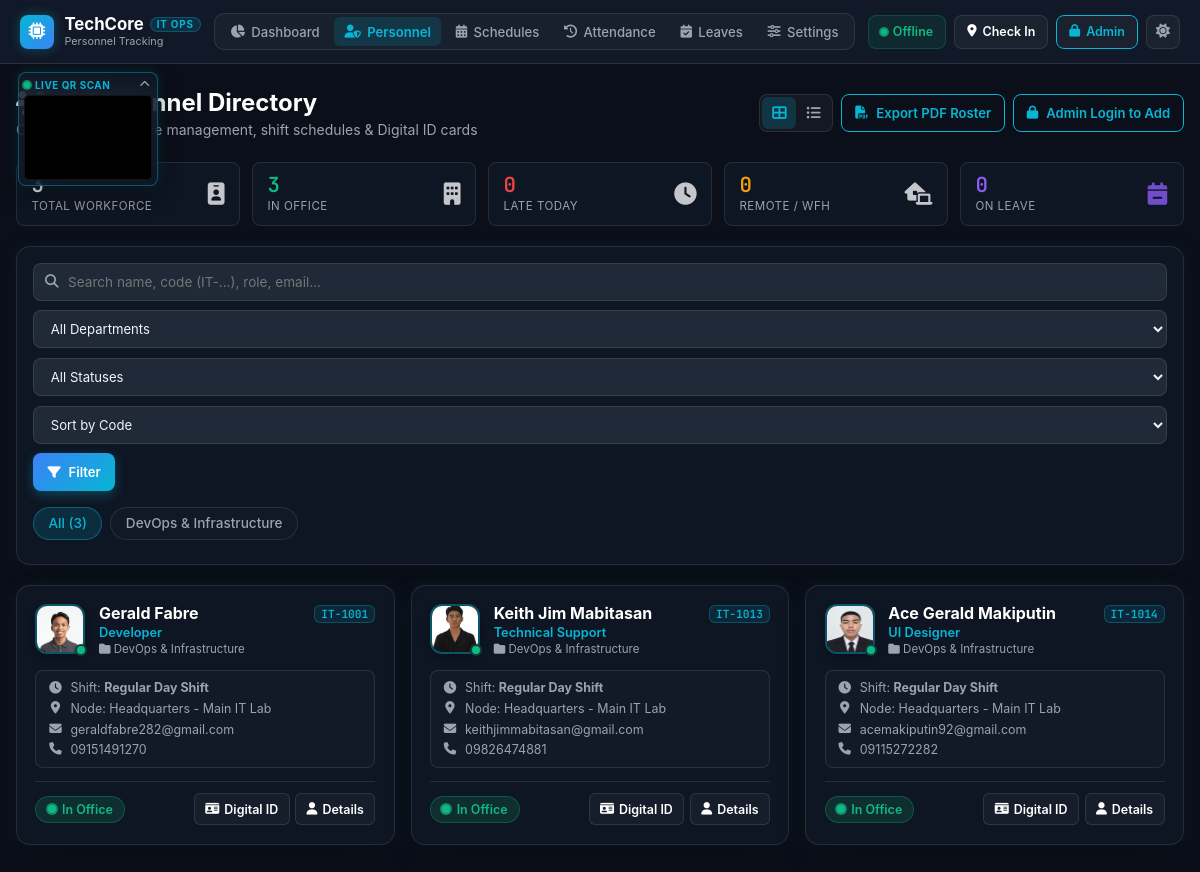
Page /personnel on the committed database.
### tables this page shows
CREATE TABLE employees (
        id INTEGER PRIMARY KEY AUTOINCREMENT,
        emp_code TEXT UNIQUE NOT NULL,
        full_name TEXT NOT NULL,
        email TEXT NOT NULL,
        phone TEXT NOT NULL,
        department TEXT NOT NULL,
        role TEXT NOT NULL,
        status TEXT DEFAULT 'In Office',
        location_name TEXT DEFAULT 'Headquarters - Main IT Lab',
        latitude REAL DEFAULT 37.7749,
        longitude REAL DEFAULT -122.4194,
        avatar_url TEXT,
        join_date TEXT,
        last_checkin TEXT,
        bio TEXT,
        biometric_enrolled INTEGER DEFAULT 1
    , schedule_id INTEGER DEFAULT 1);

CREATE TABLE schedules (
        id INTEGER PRIMARY KEY AUTOINCREMENT,
        name TEXT NOT NULL,
        start_time TEXT NOT NULL,
        end_time TEXT NOT NULL,
        work_days TEXT DEFAULT 'Mon-Fri',
        description TEXT
    );

### app.py (the view)
@app.route('/personnel')
def personnel():
    dept_filter = request.args.get('department', '').strip()
    status_filter = request.args.get('status', '').strip()
    search_query = request.args.get('search', '').strip()
    sort_by = request.args.get('sort', 'code_asc').strip()
    query = '''
        SELECT e.*, s.name as schedule_name
        FROM employees e
        LEFT JOIN schedules s ON e.schedule_id = s.id
        WHERE 1=1
    '''
    params = []
    if dept_filter:
        query += " AND e.department = ?"
        params.append(dept_filter)
    if status_filter:
        query += " AND e.status = ?"
        params.append(status_filter)
    if search_query:
        query += " AND (e.full_name LIKE ? OR e.emp_code LIKE ? OR e.role LIKE ? OR e.email LIKE ? OR e.location_name LIKE ?)"
        term = f"%{search_query}%"
        params.extend([term, term, term, term, term])
    if sort_by == 'name_asc':
        query += " ORDER BY e.full_name COLLATE NOCASE ASC"
    elif sort_by == 'name_desc':
        query += " ORDER BY e.full_name COLLATE NOCASE DESC"
    elif sort_by == 'dept_asc':
        query += " ORDER BY e.department COLLATE NOCASE ASC, e.full_name COLLATE NOCASE ASC"
    elif sort_by == 'status':
        query += " ORDER BY e.status ASC, e.full_name COLLATE NOCASE ASC"
    else:  # default code_asc
        query += " ORDER BY CAST(SUBSTR(e.emp_code, 4) AS INTEGER) ASC, e.id ASC"
    employees = db.query_db(query, params)
    total_count = db.query_db("SELECT COUNT(*) as count FROM employees", one=True)['count']
    in_office_count = db.query_db("SELECT COUNT(*) as count FROM employees WHERE status IN ('In Office', 'In Office (Late)')", one=True)['count']
    late_count = db.query_db("SELECT COUNT(*) as count FROM employees WHERE status = 'In Office (Late)'", one=True)['count']
    remote_count = db.query_db("SELECT COUNT(*) as count FROM employees WHERE status = 'Remote'", one=True)['count']
    meeting_count = db.query_db("SELECT COUNT(*) as count FROM employees WHERE status = 'In Meeting'", one=True)['count']
    leave_count = db.query_db("SELECT COUNT(*) as count FROM employees WHERE status = 'On Leave'", one=True)['count']
    departments = db.query_db("SELECT DISTINCT department FROM employees ORDER BY department")
    schedules = db.query_db("SELECT id, name, start_time, end_time FROM schedules ORDER BY id ASC")
    statuses = ['In Office', 'In Office (Late)', 'Remote', 'In Meeting', 'On Leave', 'Out of Office']
    return render_template('personnel.html',
                           employees=employees,
                           departments=departments,
                           statuses=statuses,
                           schedules=schedules,
                           selected_dept=dept_filter,
                           selected_status=status_filter,
                           search_query=search_query,
                           sort_by=sort_by,
                           total_count=total_count,
                           in_office_count=in_office_count,
                           late_count=late_count,
                           remote_count=remote_count,
                           meeting_count=meeting_count,
                           leave_count=leave_count,
                           active_page='personnel')

### app.py (called while the page is built)
@app.context_processor
def inject_admin_status():
    return {
        'is_admin': session.get('is_admin', False),
        'admin_name': session.get('admin_name', 'Guest'),
        'admin_role': session.get('admin_role', 'Viewer')
    }

### database.py (called while the page is built)
def get_db():
    conn = sqlite3.connect(DB_PATH)
    conn.row_factory = sqlite3.Row
    return conn

def query_db(query, args=(), one=False):
    conn = get_db()
    cursor = conn.cursor()
    cursor.execute(query, args)
    rv = cursor.fetchall()
    conn.commit()
    conn.close()
    return (rv[0] if rv else None) if one else rv

### templates/personnel.html (shortened to what this page needs)
{% extends "base.html" %}
{% block content %}
<div class="page-header">
    <div>
        <h1 class="page-title">
             IT Personnel Directory
        </h1>
        <p class="page-subtitle">Centralized workforce management, shift schedules & Digital ID cards</p>
    </div>
    <div style="display: flex; gap: 0.5rem; flex-wrap: wrap; align-items: center;">
        <div class="view-mode-toggle" title="Switch Display Layout">
            <button type="button" id="viewGridBtn" class="view-btn active" onclick="setPersonnelView('grid')" title="Card Grid View">
                <i class="fa-solid fa-table-cells-large"></i>
            </button>
            <button type="button" id="viewTableBtn" class="view-btn" onclick="setPersonnelView('table')" title="List Roster View">
                <i class="fa-solid fa-list-ul"></i>
            </button>
        </div>
        <a href="{{ url_for('export_personnel_pdf') }}" class="btn-outline-tech" style="height: 38px; min-height: 38px; padding: 0.4rem 0.8rem; font-size: 0.82rem;">
            <i class="fa-solid fa-file-pdf text-danger me-1"></i> Export PDF Roster
        </a>
        {% if is_admin %}
            <button class="btn-tech" onclick="openModal('addEmployeeModal')" style="height: 38px; min-height: 38px; padding: 0.4rem 0.9rem; font-size: 0.82rem;">
                <i class="fa-solid fa-user-plus me-1"></i> Add New Personnel
            </button>
        {% else %}
            <a href="{{ url_for('login') }}" class="btn-outline-tech" style="height: 38px; min-height: 38px; padding: 0.4rem 0.8rem; font-size: 0.82rem;">
                <i class="fa-solid fa-lock me-1"></i> Admin Login to Add
            </a>
        {% endif %}
    </div>
</div>
<div class="personnel-stats-row">
    <div class="personnel-stat-card">
        <div>
            <div class="personnel-stat-num">{{ total_count }}</div>
            <div class="personnel-stat-label">Total Workforce</div>
        </div>
        <i class="fa-solid fa-id-badge text-info" style="font-size: 1.4rem; opacity: 0.8;"></i>
    </div>
    <div class="personnel-stat-card">
        <div>
            <div class="personnel-stat-num" style="color: #10b981;">{{ in_office_count }}</div>
            <div class="personnel-stat-label">In Office</div>
        </div>
        <i class="fa-solid fa-building text-success" style="font-size: 1.4rem; opacity: 0.8;"></i>
    </div>
    <div class="personnel-stat-card">
        <div>
            <div class="personnel-stat-num" style="color: #ef4444;">{{ late_count }}</div>
            <div class="personnel-stat-label">Late Today</div>
        </div>
        <i class="fa-solid fa-clock text-danger" style="font-size: 1.4rem; opacity: 0.8;"></i>
    </div>
    <div class="personnel-stat-card">
        <div>
            <div class="personnel-stat-num" style="color: #f59e0b;">{{ remote_count }}</div>
            <div class="personnel-stat-label">Remote / WFH</div>
        </div>
        <i class="fa-solid fa-house-laptop text-warning" style="font-size: 1.4rem; opacity: 0.8;"></i>
    </div>
    <div class="personnel-stat-card">
        <div>
            <div class="personnel-stat-num" style="color: #8b5cf6;">{{ leave_count }}</div>
            <div class="personnel-stat-label">On Leave</div>
        </div>
        <i class="fa-solid fa-calendar-minus" style="font-size: 1.4rem; color: #8b5cf6; opacity: 0.8;"></i>
    </div>
</div>
<div class="glass-panel personnel-filter-panel">
    <form method="GET" action="{{ url_for('personnel') }}" style="display: flex; flex-direction: column; gap: 0.75rem;">
        <div class="personnel-filter-top">
            <div class="personnel-search-box">
                <i class="fa-solid fa-magnifying-glass"></i>
                <input type="text" name="search" class="form-input personnel-search-input" placeholder="Search name, code (IT-...), role, email..." value="{{ search_query }}">
            </div>
            <select name="department" class="form-select personnel-select-filter" onchange="this.form.submit()">
                <option value="">All Departments</option>
            </select>
            <select name="status" class="form-select personnel-select-filter" onchange="this.form.submit()">
                <option value="">All Statuses</option>
            </select>
            <select name="sort" class="form-select personnel-select-filter" onchange="this.form.submit()">
                <option value="code_asc" {% if sort_by == 'code_asc' %}selected{% endif %}>Sort by Code</option>
            </select>
            <button type="submit" class="btn-tech" style="height: 38px; min-height: 38px; padding: 0.4rem 0.9rem; font-size: 0.82rem;">
                <i class="fa-solid fa-filter me-1"></i> Filter
            </button>
        </div>
        <div class="scroll-filters" style="margin-bottom: 0; padding-top: 0.25rem;">
            <a href="{{ url_for('personnel', status=selected_status, search=search_query, sort=sort_by) }}" class="filter-pill {% if not selected_dept %}active{% endif %}">
                All ({{ total_count }})
            </a>
            {% for dept in departments %}
                <a href="{{ url_for('personnel', department=dept.department, status=selected_status, search=search_query, sort=sort_by) }}" class="filter-pill {% if selected_dept == dept.department %}active{% endif %}">
                    {{ dept.department }}
                </a>
            {% endfor %}
        </div>
    </form>
</div>
{% if employees %}
    <div id="personnelGridView" class="personnel-grid">
        {% for emp in employees %}
            <div class="glass-panel employee-card">
                <div class="emp-card-header">
                    <div class="emp-avatar-wrapper">
                        <img src="{{ emp.avatar_url }}" alt="{{ emp.full_name }}" class="emp-avatar">
                        <span class="emp-avatar-dot" style="background: {% if emp.status == 'In Office' %}#10b981{% elif emp.status == 'In Office (Late)' %}#ef4444{% elif emp.status == 'Remote' %}#f59e0b{% elif emp.status == 'In Meeting' %}#8b5cf6{% elif emp.status == 'On Leave' %}#ef4444{% else %}#64748b{% endif %};"></span>
                    </div>
                    <div class="emp-info">
                        <div class="emp-info-top">
                            <span class="emp-name" title="{{ emp.full_name }}">{{ emp.full_name }}</span>
                            <span class="emp-code-pill">{{ emp.emp_code }}</span>
                        </div>
                        <div class="emp-role">{{ emp.role }}</div>
                        <div class="emp-dept-badge">
                            <i class="fa-solid fa-folder text-info me-1"></i> {{ emp.department }}
                        </div>
                    </div>
                </div>
                <div class="emp-meta-details">
                    <div class="emp-meta-item">
                        <i class="fa-solid fa-clock text-info"></i>
                        <span>Shift: <strong>{{ emp.schedule_name if emp.schedule_name else 'Regular Day Shift' }}</strong></span>
                    </div>
                    <div class="emp-meta-item">
                        <i class="fa-solid fa-location-dot text-info"></i>
                        <span>Node: {{ emp.location_name }}</span>
                    </div>
                    <div class="emp-meta-item">
                        <i class="fa-solid fa-envelope text-muted"></i>
                        <span title="{{ emp.email }}">{{ emp.email }}</span>
                    </div>
                    {% if emp.phone %}
                    <div class="emp-meta-item">
                        <i class="fa-solid fa-phone text-muted"></i>
                        <span>{{ emp.phone }}</span>
                    </div>
                    {% endif %}
                </div>
                <div class="emp-card-footer">
                    <div>
                        {% if emp.status == 'In Office' %}
                            <span class="status-badge status-in-office"><span class="status-dot pulse"></span> In Office</span>
                        {% elif emp.status == 'In Office (Late)' %}
                            <span class="status-badge status-on-leave" style="background: rgba(239, 68, 68, 0.15); border-color: #ef4444; color: #ef4444;"><span class="status-dot" style="background: #ef4444;"></span> Late</span>
                        {% elif emp.status == 'Remote' %}
                            <span class="status-badge status-remote"><span class="status-dot"></span> Remote</span>
                        {% elif emp.status == 'In Meeting' %}
                            <span class="status-badge status-meeting"><span class="status-dot"></span> In Meeting</span>
                        {% elif emp.status == 'On Leave' %}
                            <span class="status-badge status-on-leave"><span class="status-dot"></span> On Leave</span>
                        {% else %}
                            <span class="status-badge status-out"><span class="status-dot"></span> {{ emp.status }}</span>
                        {% endif %}
                    </div>
                    <div class="emp-action-btns">
                        <a href="{{ url_for('employee_id_card', emp_id=emp.id) }}" class="btn-card-action" title="View Digital ID Card">
                            <i class="fa-solid fa-id-card text-info"></i> Digital ID
                        </a>
                        <a href="{{ url_for('employee_detail', emp_id=emp.id) }}" class="btn-card-action" title="View Personnel Profile & Logs">
                            <i class="fa-solid fa-user"></i> Details
                        </a>
                    </div>
                </div>
            </div>
        {% endfor %}
    </div>
{% endif %}
{% endblock %}

### rows in the picture
employees: avatar_url (picture), full_name "Gerald Fabre", emp_code "IT-1001", role "Developer", department "DevOps & Infrastructure", name "Regular Day Shift", location_name "Headquarters - Main IT Lab", email "geraldfabre282@gmail.com", phone "09151491270", status "In Office" (drawn)
employees: avatar_url (picture), full_name "Keith Jim Mabitasan", emp_code "IT-1013", role "Technical Support", department "DevOps & Infrastructure", name "Regular Day Shift", location_name "Headquarters - Main IT Lab", email "keithjimmabitasan@gmail.com", phone "09826474881", status "In Office" (drawn)
employees: avatar_url (picture), full_name "Ace Gerald Makiputin", emp_code "IT-1014", role "UI Designer", department "DevOps & Infrastructure", name "Regular Day Shift", location_name "Headquarters - Main IT Lab", email "acemakiputin92@gmail.com", phone "09115272282", status "In Office" (drawn)

### other values in the picture
{{ total_count }} "3"
{{ in_office_count }} "3"
{{ late_count }} "0"
{{ remote_count }} "0"
{{ leave_count }} "0"
{{ dept.department }} "DevOps & Infrastructure"
